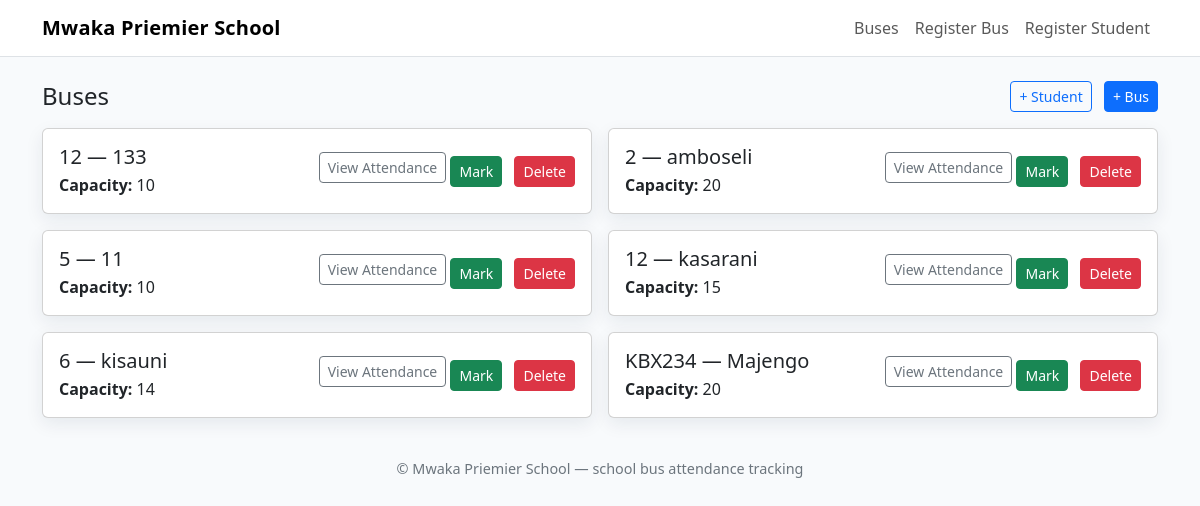
The app's page /, older data.
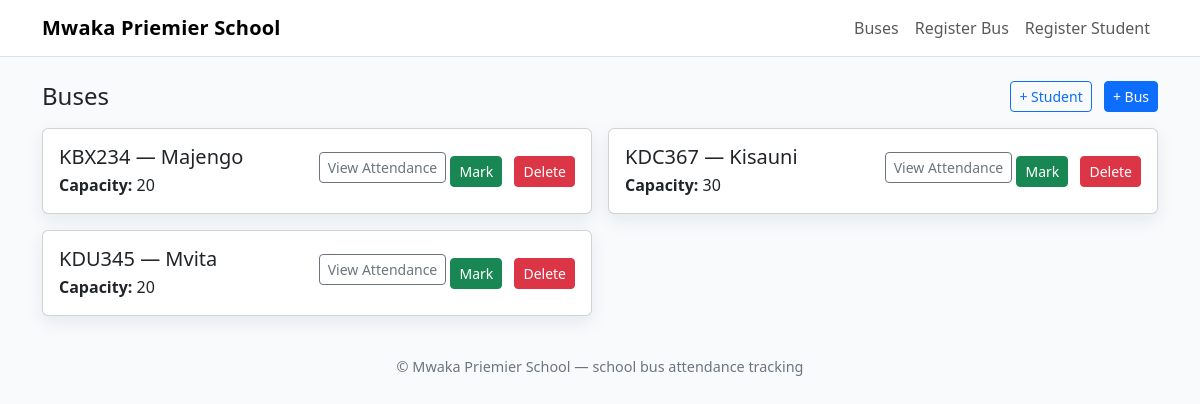
The same page, newer data.
### busapp/models.py (models this page shows, shortened)
class Bus(models.Model):
    bus_number = models.CharField(max_length=10)
    route = models.CharField(max_length=100)
    capacity = models.IntegerField()

### busapp/views.py (the view)
# urls.py: path('', views.bus_list, name='bus_list'),
def bus_list(request):
    buses = Bus.objects.all()
    return render(request, 'busapp/bus_list.html', {'buses': buses})

### busapp/templates/busapp/bus_list.html (shortened to what this page needs)
{% extends 'busapp/base.html' %}
{% block content %}
  <div class="d-flex justify-content-between align-items-center mb-3">
    <h2 class="h4 mb-0">Buses</h2>
    <div>
      <a class="btn btn-sm btn-outline-primary me-2" href="{% url 'register_student' %}">+ Student</a>
      <a class="btn btn-sm btn-primary" href="{% url 'register_bus' %}">+ Bus</a>
    </div>
  </div>
  <div class="row g-3">
    {% for bus in buses %}
      <div class="col-md-6">
        <div class="card card-shadow">
          <div class="card-body d-flex justify-content-between align-items-center">
            <div>
              <h5 class="card-title mb-1">{{ bus.bus_number }} — {{ bus.route }}</h5>
              <p class="card-text mb-0"><strong>Capacity:</strong> {{ bus.capacity }}</p>
            </div>
            <div class="text-end">
              <a class="btn btn-sm btn-outline-secondary mb-2" href="{% url 'bus_attendance' bus.id %}">View Attendance</a>
              <a class="btn btn-sm btn-success" href="{% url 'mark_attendance' bus.id %}">Mark</a>
              <form method="post" action="{% url 'delete_bus' bus.id %}" class="d-inline-block ms-2">
                <button type="submit" class="btn btn-sm btn-danger" onclick="return confirm('Delete this bus? This will remove associated students.');">Delete</button>
              </form>
            </div>
          </div>
        </div>
      </div>
    {% empty %}
      <div class="col-12">
        <div class="alert alert-info mb-0">No buses registered yet.</div>
      </div>
    {% endfor %}
  </div>
{% endblock %}

### busapp/templates/busapp/base.html (shortened to what this page needs)
<!doctype html>
<html lang="en">
  <head>
    <link href="https://cdn.jsdelivr.net/npm/bootstrap@5.3.2/dist/css/bootstrap.min.css" rel="stylesheet">
  </head>
  <body>
    <nav class="navbar navbar-expand-lg navbar-light bg-white border-bottom">
      <div class="container">
        <a class="navbar-brand brand" href="{% url 'bus_list' %}">Mwaka Priemier School</a>
        <div class="collapse navbar-collapse" id="nav">
          <ul class="navbar-nav ms-auto">
            <li class="nav-item"><a class="nav-link" href="{% url 'bus_list' %}">Buses</a></li>
            <li class="nav-item"><a class="nav-link" href="{% url 'register_bus' %}">Register Bus</a></li>
            <li class="nav-item"><a class="nav-link" href="{% url 'register_student' %}">Register Student</a></li>
          </ul>
        </div>
      </div>
    </nav>
    <main class="py-4">
      <div class="container">
        {% block content %}{% endblock %}
      </div>
    </main>
    <footer class="py-3">
      <div class="container text-center">
        &copy; {{ now.year }} Mwaka Priemier School — school bus attendance tracking
      </div>
    </footer>
  </body>
</html>

### busapp/templates/busapp/base.html (style rules this page uses)
body { background:#f8fafc; }
.card-shadow { box-shadow: 0 6px 18px rgba(18, 38, 63, 0.08); }
.brand { font-weight:700; letter-spacing:0.2px; }
footer { font-size:0.9rem; color:#6c757d; }

Row changes from the older to the newer data that the page shows:
removed Bus: bus_number "12", route "133", capacity "10"
removed Bus: bus_number "2", route "amboseli", capacity "20"
removed Bus: bus_number "5", route "11", capacity "10"
removed Bus: bus_number "12", route "kasarani", capacity "15"
removed Bus: bus_number "6", route "kisauni", capacity "14"
added Bus: bus_number "KDC367", route "Kisauni", capacity "30"
added Bus: bus_number "KDU345", route "Mvita", capacity "20"
